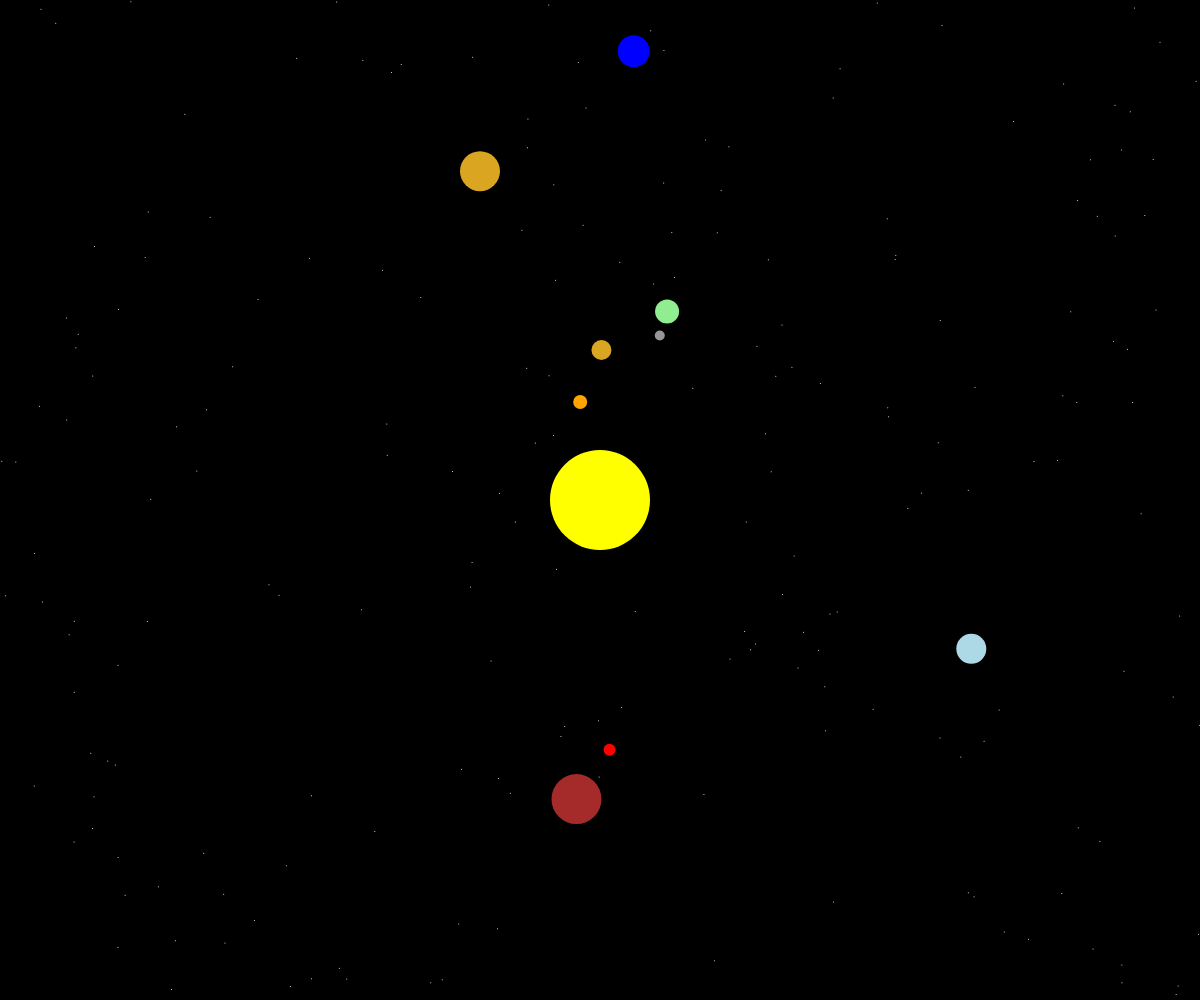
Frame 1 (no input)
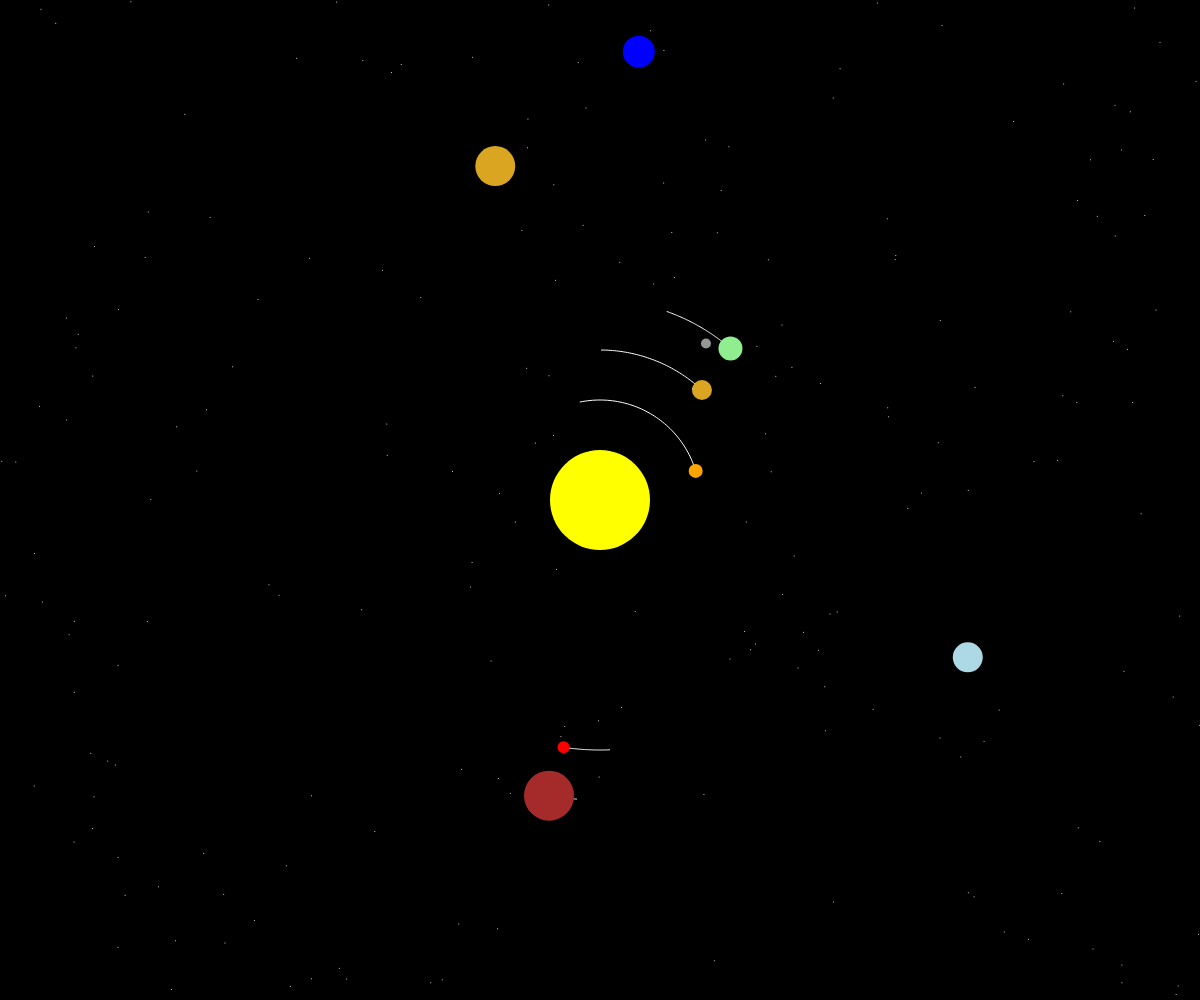
Frame 60 (no input)
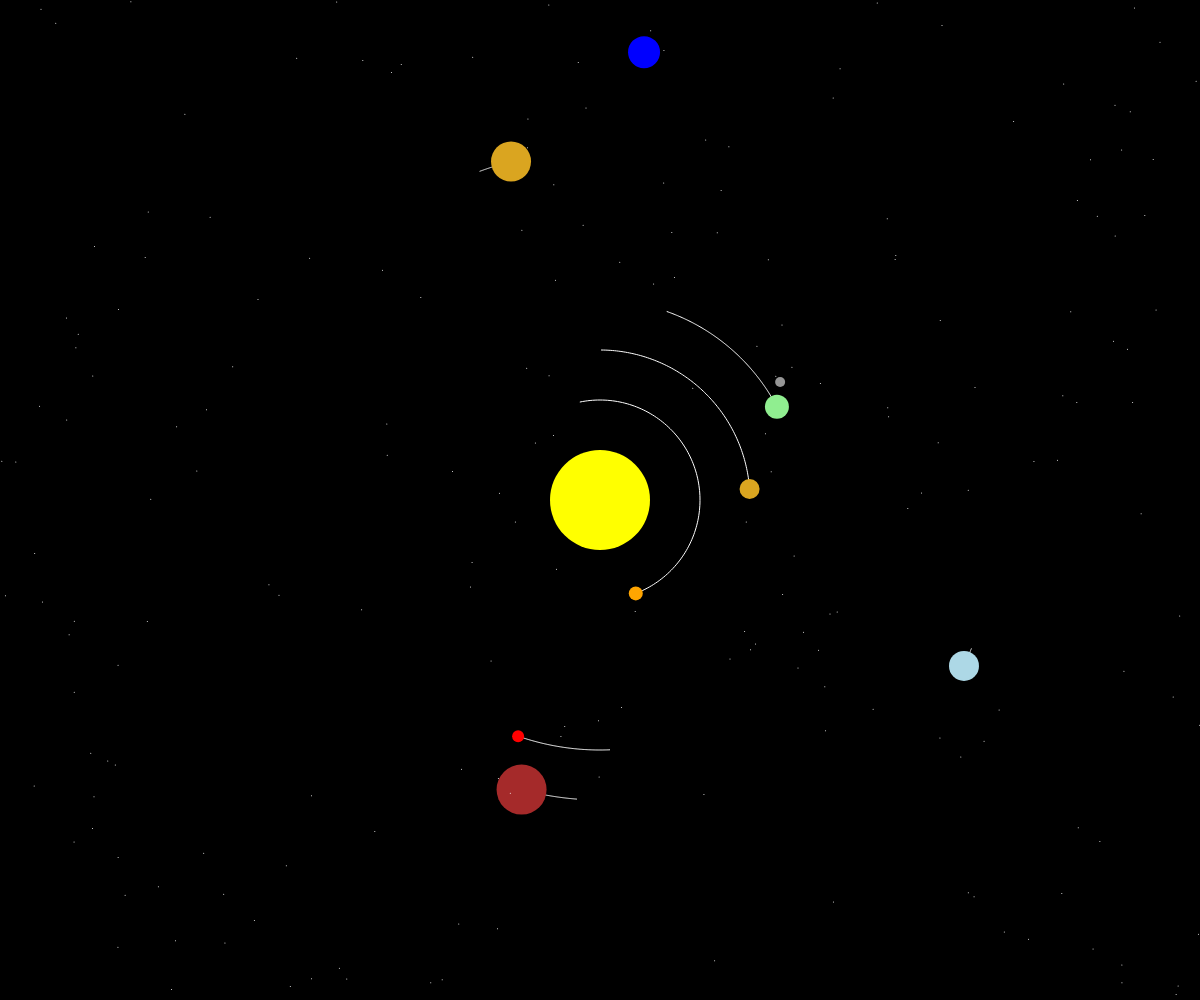
Frame 120 (the mouse pressed at the canvas centre since frame 60)

The p5.js sketch that drew these frames (run headless with seeded random() and noise() and a simulated clock; from frame 60 on, the mouse is pressed at the canvas centre):

// p5.js sketch
// ── sketch.js
let sol;
let planetas = [];
let posEstrelas = [];
const CORES_PLANETAS = [
  "orange" /* Mercúrio */,
  "goldenrod" /* Vênus */,
  "lightgreen" /* Terra */,
  "red" /* Marte */,
  "brown" /* Júpiter */,
  "goldenrod" /* Saturno */,
  "lightblue" /* Urano */,
  "blue" /* Netuno */,
];
const MASSA_PLANETAS = [0.7, 1, 1.2, 0.6, 2.5, 2, 1.5, 1.6];

function setup() {
  createCanvas(windowWidth, windowHeight);
  sol = new CorpoCeleste(width / 2, height / 2, 50, "yellow", 0);

  for (let i = 0; i < 8; i++) {
    planetas.push(
      new Planeta(
        sol,
        100 + i * 50,
        0.025 / 2 ** i,
        CORES_PLANETAS.shift(),
        MASSA_PLANETAS.shift(),
        i === 2 ? true : false
      )
    );
  }

  for (let i = 0; i < 200; i++) {
    posEstrelas[i] = { x: random(width), y: random(height) };
  }
}

function draw() {
  background(0);
  sol.mostrar();
  for (let planeta of planetas) {
    planeta.mover();
    planeta.mostrar();
  }
  for (let pos of posEstrelas) {
    push();
    stroke("white");
    point(pos.x, pos.y);
    pop();
  }
}

// Classe para o Sol
class CorpoCeleste {
  constructor(x, y, raio, cor, massa) {
    this.x = x;
    this.y = y;
    this.raio = raio;
    this.cor = cor;
    this.massa = massa;
  }
  mostrar() {
    fill(this.cor);
    noStroke();
    circle(this.x, this.y, this.raio * 2);
  }
}

// Classe para os planetaas
class Planeta {
  constructor(sol, distancia, velocidade, cor, massa, possuiLua) {
    this.sol = sol;
    this.distancia = distancia;
    this.velocidade = velocidade;
    this.angulo = random(TWO_PI); // Posição inicial aleatória
    this.cor = cor;
    this.massa = massa;

    this.x = this.sol.x + this.distancia * cos(this.angulo);
    this.y = this.sol.y + this.distancia * sin(this.angulo);

    this.rastroDePontos = [];
    this.pararDeRastrear = false;
    this.posicaoInicial = { x: this.x, y: this.y };

    this.possuiLua = possuiLua;
    this.velocidadeLua = 0.025;
    this.anguloLua = random(TWO_PI);
  }

  mostrar() {
    push();
    // POSIÇÕES
    this.x = this.sol.x + this.distancia * cos(this.angulo);
    this.y = this.sol.y + this.distancia * sin(this.angulo);

    if (this.possuiLua) {
      fill(150);
      circle(
        this.x + 25 * cos(this.anguloLua),
        this.y + 25 * sin(this.anguloLua),
        10
      );
      this.anguloLua += this.velocidadeLua;
    }

    // MOSTRANDO RASTRO DO PLANETA
    if (
      dist(this.x, this.y, this.posicaoInicial.x, this.posicaoInicial.y) <
      (1 / this.massa) * this.velocidade
    ) {
      this.pararDeRastrear = true;
    }
    if (!this.pararDeRastrear) {
      this.rastroDePontos.push({ x: this.x, y: this.y });
    }

    noFill();
    stroke("white");
    beginShape();
    for (let rastro of this.rastroDePontos) {
      vertex(rastro.x, rastro.y);
    }
    endShape();

    if (this.rastroDePontos.length > 500 / this.velocidade) {
      this.rastroDePontos.shift();
    }

    // MOSTRANDO PLANETA
    fill(this.cor);
    noStroke();

    circle(this.x, this.y, 20 * this.massa);

    pop();
  }

  mover() {
    this.angulo += this.velocidade;
  }
}
